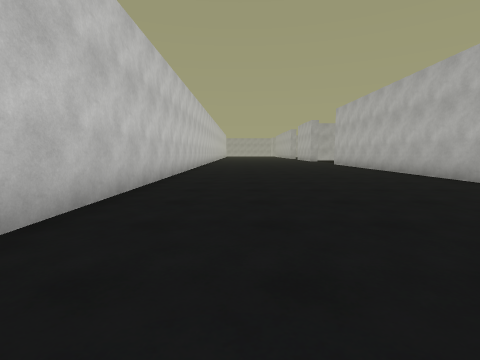
view 1 (above)

24 first-person views from a walk through a Unity game level. The camera is 1.2 m above the floor, tilts 6° down and sees 85° across. The floor is counted in squares, 2 m on a side. Each view is taken from the middle of a square. On the plan, view 1 faces up. The plan holds only what a view shows up to about 9 squares ahead; the rest is blank. The place goes on beyond the plan.

view 2
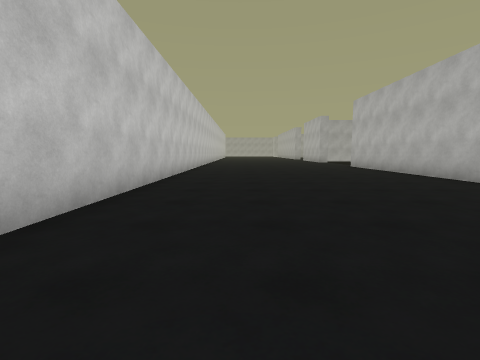

view 3
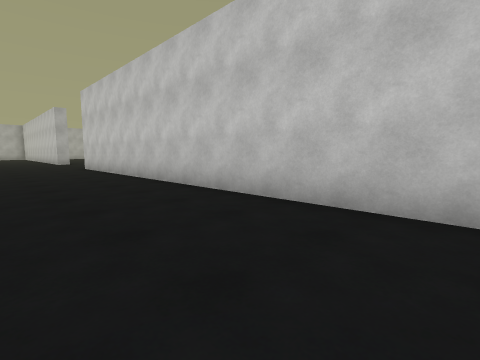

view 4
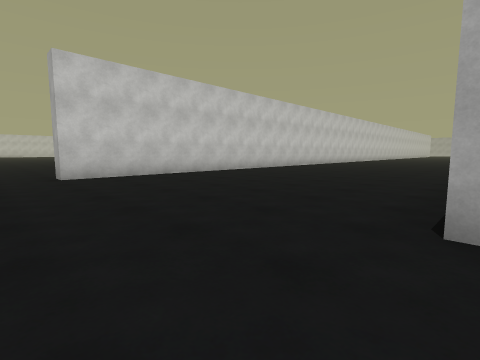

view 5
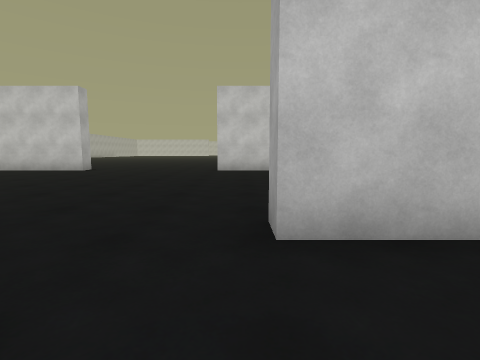

view 6
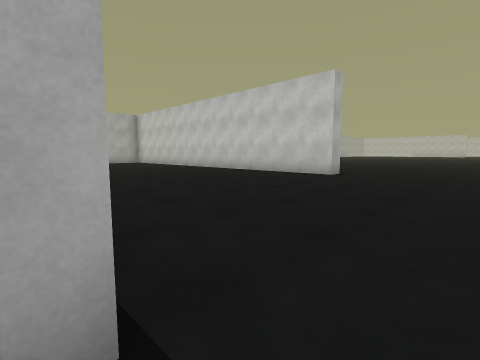

view 7
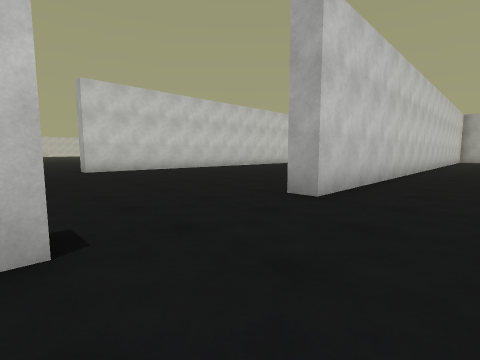

view 8
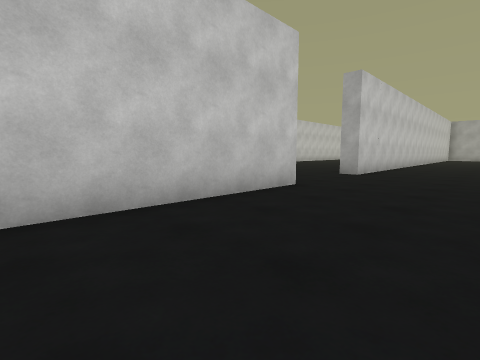

view 9
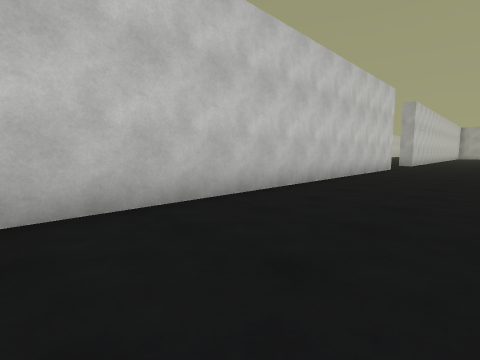

view 10
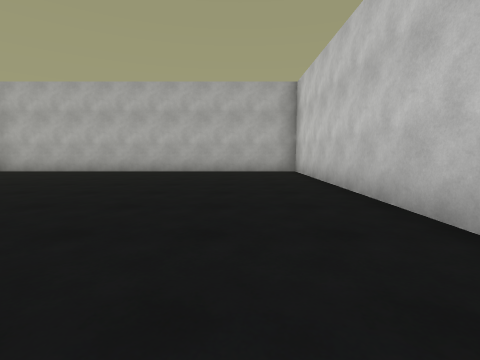

view 11
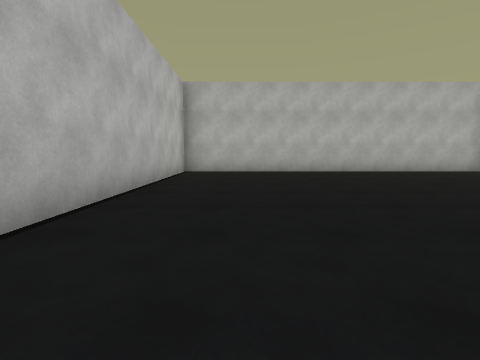

view 12
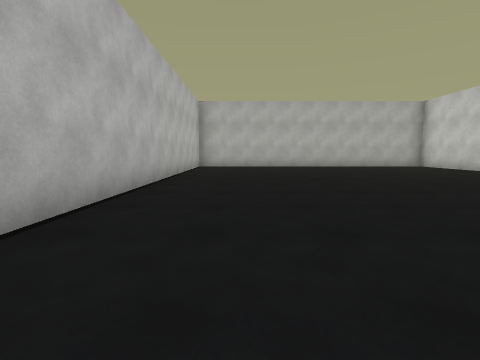

view 13
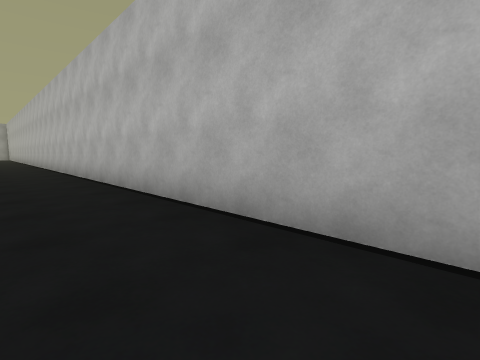

view 14
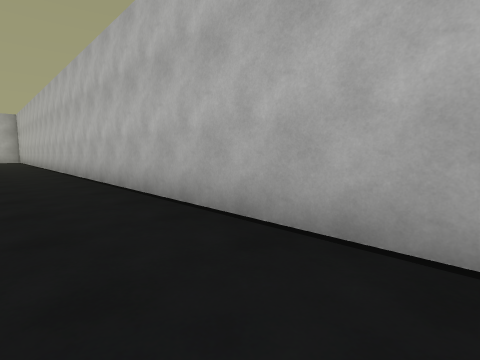

view 15
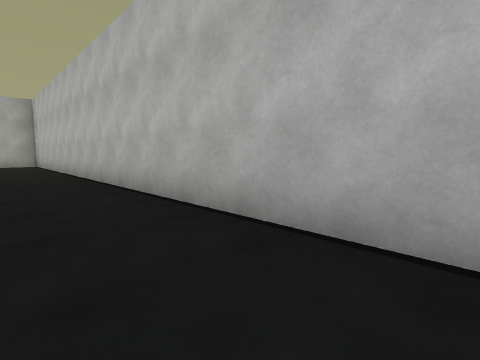

view 16
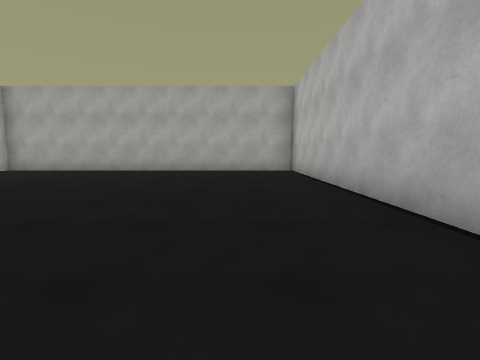

view 17
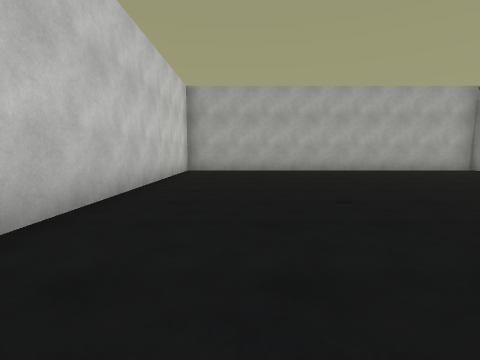

view 18
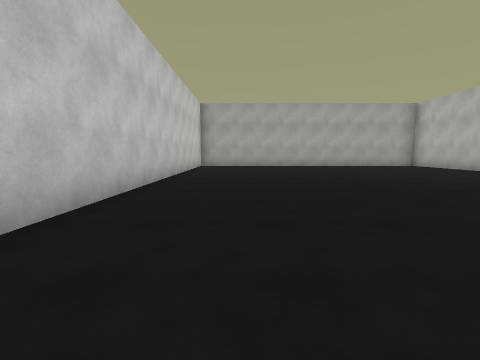

view 19
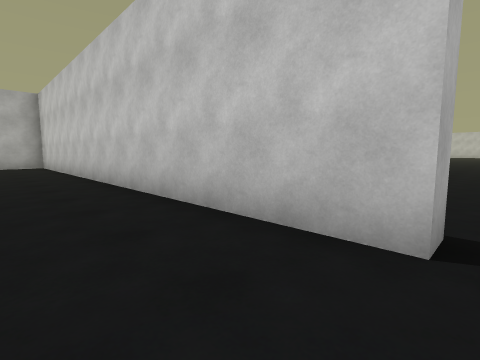

view 20
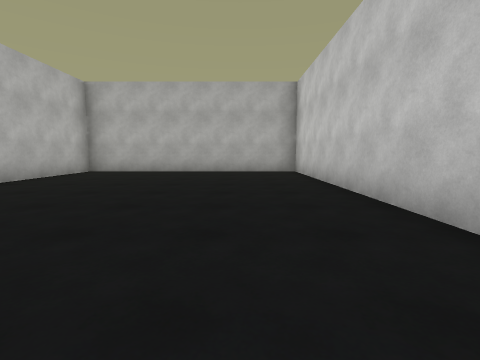

view 21
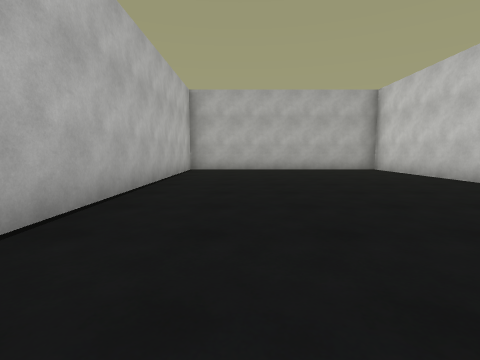

view 22
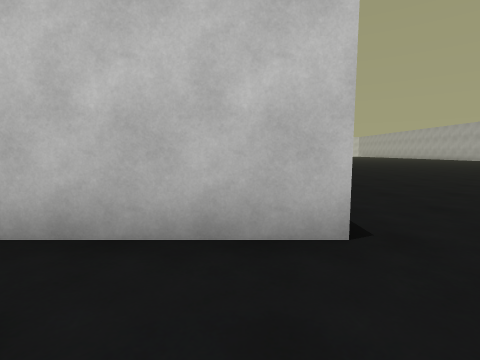

view 23
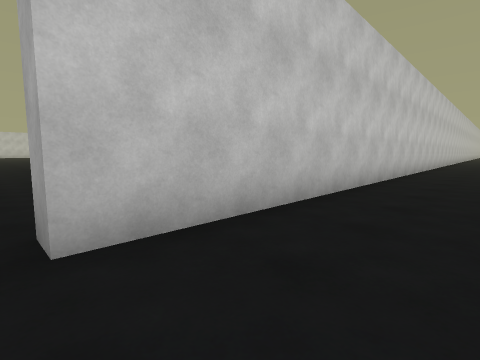

view 24
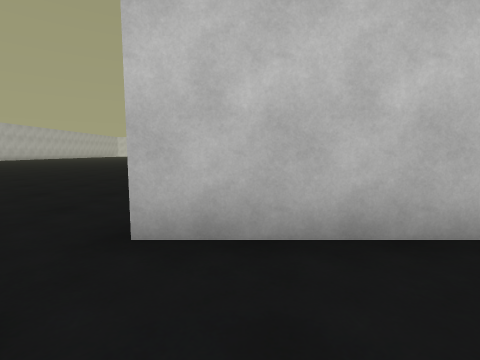

### Floor plan
Points are (right, up) in squares from view 1. A wall is a line through its corners. A room is listed if a view was taken in it or the views show most of it. See-through windows are left out.
Room 1 (views 1, 2, 3, 4, 6, 19, 20, 21, 22, 23, 24)
walls: (-2.4, -11.2) (-1.7, -11.2) (-1.7, -23.2) (4.7, -23.2) (4.7, -15.7); (5.3, -5.7) (4.8, -5.7); (4.7, 5.1) (4.7, 11.1); (-1.7, 11) (-1.7, -6.7) (-2.2, -6.7)
ways out: opening at (5.3, -7) to room 2
Room 2 (views 5, 7, 8, 9, 10, 11, 12, 13, 14, 15, 16, 17, 18)
walls: (5.3, -8.6) (5.3, -23.2) (14.8, -23.2) (14.8, 10.7) (5.3, 10.7) (5.3, -5.7)
ways out: opening at (5.3, -7) to room 1

Positions as (right, up) in squares from view 1, and headings:
1: (0, 0), facing up
2: (0, 2), facing up
3: (1, 4), facing down-left
4: (5, -8), facing up-left
5: (7, -6), facing left
6: (5, -8), facing down-left
7: (7, -9), facing up-left
8: (8, -13), facing up-left
9: (8, -19), facing up-left
10: (7, -15), facing down
11: (13, -15), facing down
12: (13, -12), facing down
13: (13, -16), facing up-right
14: (13, -9), facing up-right
15: (13, -3), facing up-right
16: (13, 2), facing up
17: (7, 2), facing up
18: (7, -1), facing up
19: (0, -11), facing down-left
20: (0, -15), facing down
21: (3, -14), facing down
22: (0, -12), facing left
23: (0, -7), facing up-left
24: (0, -6), facing left
